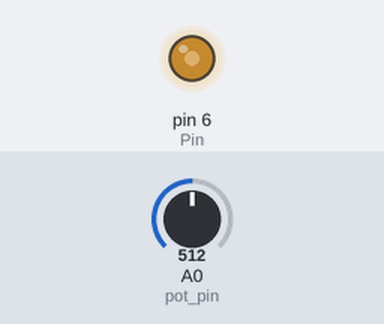
Bench run of a sketch on a simulated Arduino Uno, built with avr-gcc and run on an emulated ATmega328P. On the bench: output pins drawn as LEDs (lit = HIGH). Inputs (shaded band) come from the test bench; at power-on: A0 (pot_pin) = 512.

Above: at 1.2 s.
1.3 s: A0 (pot_pin) set to 716
At 2.5 s:
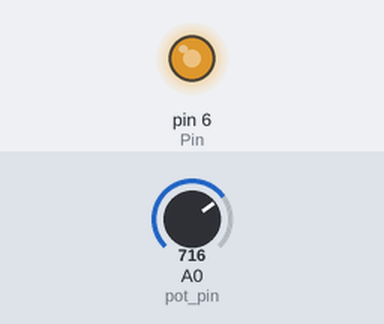
2.8 s: A0 (pot_pin) set to 900
At 3.9 s:
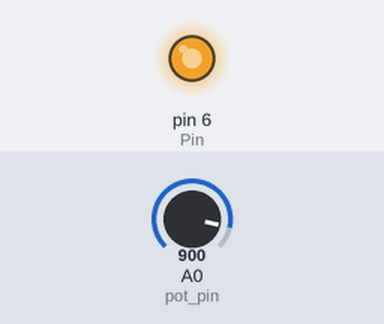
4.3 s: A0 (pot_pin) set to 122
At 5.0 s:
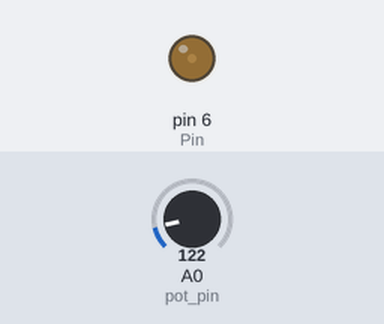
5.8 s: A0 (pot_pin) set to 0
At 6.2 s:
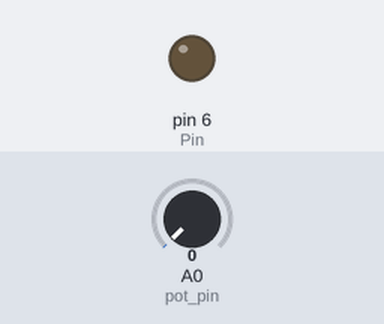
7.3 s: A0 (pot_pin) set to 511
At 8.5 s:
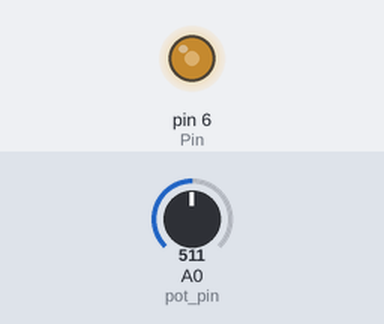
Timing chart, 0 to 9.8 s (numbered marks = the images above; inputs shaded):
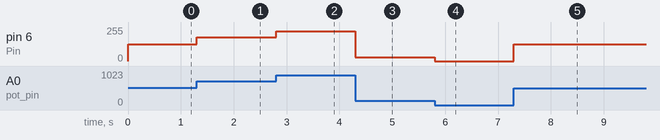

The sketch:

transistor_test1.ino
```cpp
// C++ code
//
int Pin = 6;
int pot_pin = A0;
int output;
int value;
void setup() {
  pinMode(Pin, OUTPUT);
  pinMode(pot_pin, INPUT);
}
void loop() {
  output = analogRead(pot_pin);
  value = map(output, 0, 1023, 0, 255);
  analogWrite(Pin, value);
  delay(1);
}
```

Measured:
- after the input at 1.3 s, pin 6 (Pin): 127/255 → 178/255 at once
- after the input at 2.8 s, pin 6 (Pin): 178/255 → 224/255 at once
- after the input at 4.3 s, pin 6 (Pin): 224/255 → 30/255 at once
- after the input at 5.8 s, pin 6 (Pin): 30/255 → 0/255 at once
- after the input at 7.3 s, pin 6 (Pin): 0/255 → 127/255 at once
